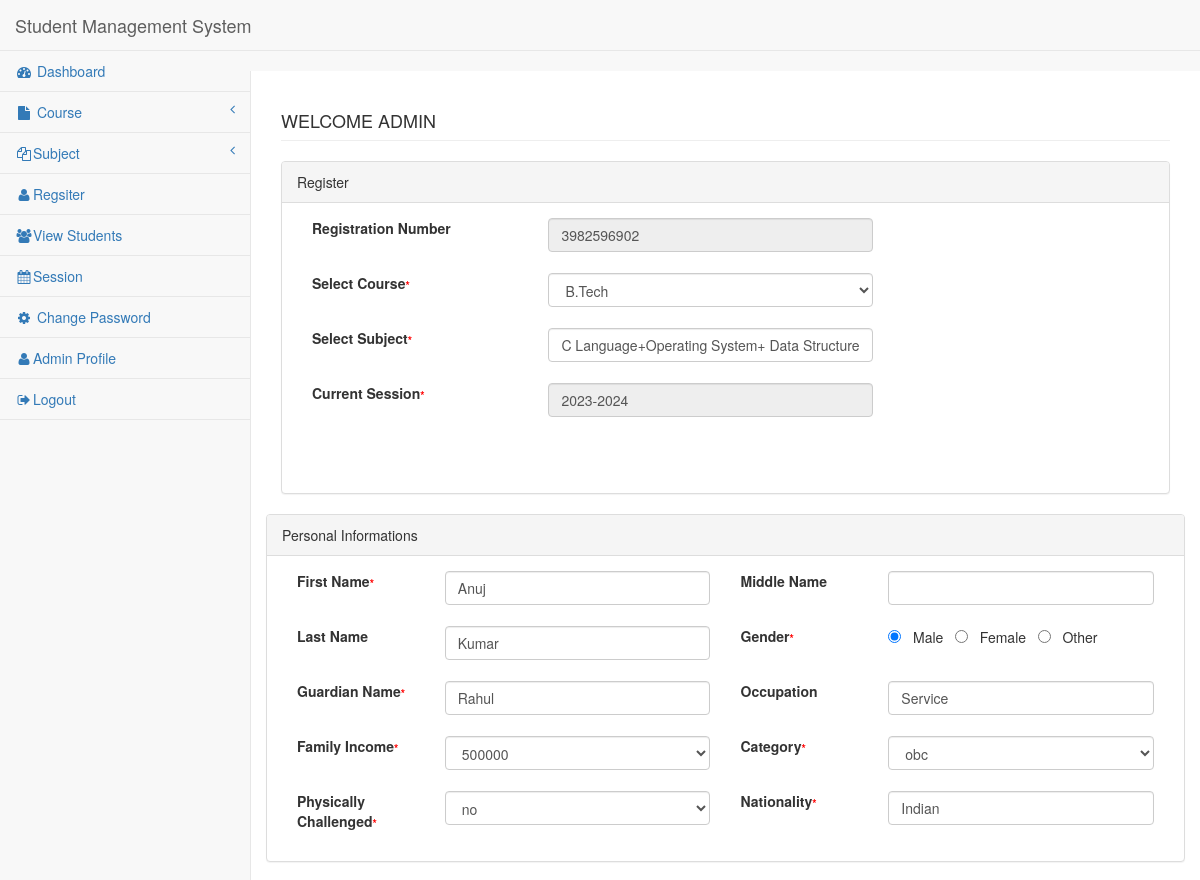
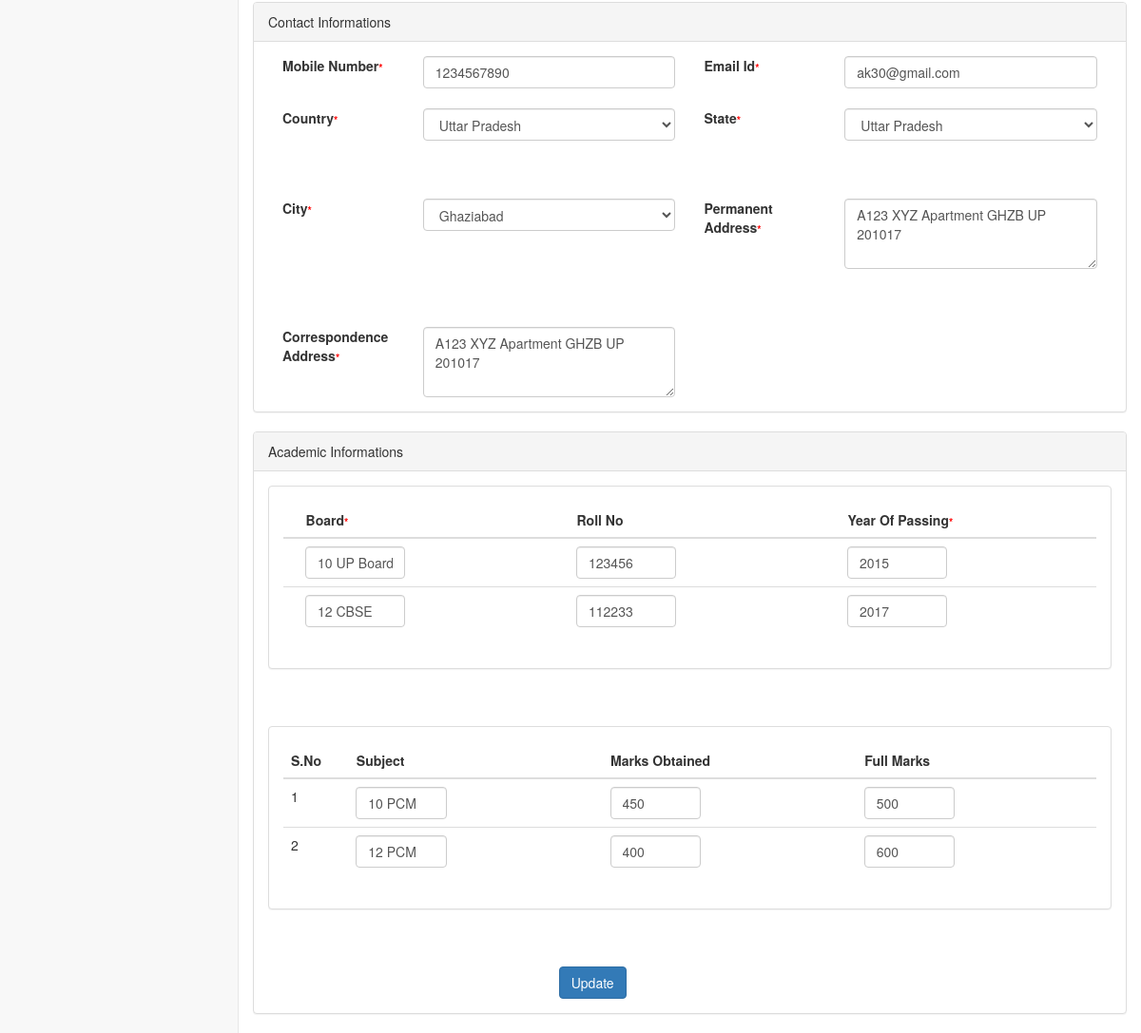
Screenshot of /studentrecordms/edit-student.php?id=1 (signed in) with the database file from the repository (2 pictures, top to bottom).
### tables this page shows
CREATE TABLE `registration` (
  `id` int(11) NOT NULL,
  `course` varchar(250) NOT NULL,
  `subject` varchar(250) NOT NULL,
  `fname` varchar(250) NOT NULL,
  `mname` varchar(250) NOT NULL,
  `lname` varchar(250) NOT NULL,
  `gender` varchar(50) NOT NULL,
  `gname` varchar(250) NOT NULL,
  `ocp` varchar(50) NOT NULL,
  `income` varchar(250) NOT NULL,
  `category` varchar(250) NOT NULL,
  `pchal` varchar(250) NOT NULL,
  `nationality` varchar(250) NOT NULL,
  `mobno` varchar(50) NOT NULL,
  `emailid` varchar(250) NOT NULL,
  `country` varchar(50) NOT NULL,
  `state` varchar(50) NOT NULL,
  `dist` varchar(50) NOT NULL,
  `padd` text NOT NULL,
  `cadd` text NOT NULL,
  `board` varchar(50) NOT NULL,
  `roll` varchar(50) NOT NULL,
  `pyear` varchar(50) NOT NULL,
  `sub` varchar(250) NOT NULL,
  `marks` bigint(100) NOT NULL,
  `fmarks` bigint(100) NOT NULL,
  `board1` varchar(250) NOT NULL,
  `roll1` varchar(250) NOT NULL,
  `yop1` varchar(250) NOT NULL,
  `sub1` varchar(250) NOT NULL,
  `session` varchar(250) NOT NULL,
  `marks1` varchar(50) NOT NULL,
  `fmarks1` varchar(50) NOT NULL,
  `regno` varchar(250) NOT NULL,
  `regdate` timestamp NOT NULL DEFAULT current_timestamp()
);

CREATE TABLE `tbl_course` (
  `cid` int(11) NOT NULL,
  `cshort` varchar(250) DEFAULT NULL,
  `cfull` varchar(250) DEFAULT NULL,
  `cdate` varchar(50) DEFAULT NULL,
  `update_date` varchar(200) DEFAULT NULL
);

CREATE TABLE `states` (
  `id` int(11) NOT NULL,
  `name` varchar(30) NOT NULL,
  `country_id` int(11) NOT NULL DEFAULT 1
);

### studentrecordms/edit-student.php (the view, shortened to what this page needs)
<?php session_start();
include('includes/dbconnection.php');
if (strlen($_SESSION['aid']==0)) {
  header('location:logout.php');
  } else{
?>
<!DOCTYPE html>
<html lang="en">
<head>
<link href="bower_components/bootstrap/dist/css/bootstrap.min.css"
	rel="stylesheet">
<link href="bower_components/metisMenu/dist/metisMenu.min.css"
	rel="stylesheet">
<link href="dist/css/sb-admin-2.css" rel="stylesheet">
<link href="bower_components/font-awesome/css/font-awesome.min.css"
	rel="stylesheet" type="text/css">
</head>
<body>
<form method="post" >
	<div id="wrapper">
    <?php include('leftbar.php')?>;
		<div id="page-wrapper">
			<div class="row">
				<div class="col-lg-12">
					<h4 class="page-header"> <?php echo strtoupper("welcome"." ".htmlentities($_SESSION['login']));?></h4>
				</div>
			</div>
<?php
$sid=intval($_GET['id']);
$query=mysqli_query($con,"SELECT *,states.name as sname,states.id as sid FROM registration
join tbl_course on tbl_course.cid=registration.course left join countries on countries.id=registration.country
LEFT join states on states.id=registration.state where registration.id='$sid'");
while ($res=mysqli_fetch_array($query)) {
?>
			<div class="row">
			<div class="col-lg-12">
			<div class="panel panel-default">
			<div class="panel-heading">Register</div>
			<div class="panel-body">
			<div class="row">
			<div class="col-lg-10">
		<div class="form-group">
		<div class="col-lg-4">
		<label>Registration Number</label>
		</div>
		<div class="col-lg-6">
 <input class="form-control" name="regno"  id="regno"  value="<?php echo $res['regno'];?>" readonly>
	</div>
	 </div>
<br><br>
			<div class="form-group">
		    <div class="col-lg-4">
			<label>Select Course<span id="" style="font-size:11px;color:red">*</span>	</label>
			</div>
			<div class="col-lg-6">
<select class="form-control" name="course-short" id="cshort"  onchange="showSub(this.value)" required="required" >
<option VALUE="<?php echo $cid=$res['cid']?>"><?php echo $res['cshort'];?></option>
</select>
										</div>
										</div>
								<br><br>
		<div class="form-group">
		<div class="col-lg-4">
		<label>Select Subject<span id="" style="font-size:11px;color:red">*</span></label>
		</div>
		<div class="col-lg-6">
 <input class="form-control" name="c-full"  id="c-full"  value="<?php echo $res['subject'];?>">
	</div>
	 </div>
	 <br><br>
			<div class="form-group">
		<div class="col-lg-4">
		<label>Current  Session<span id="" style="font-size:11px;color:red">*</span></label>
		</div>
		<div class="col-lg-6">
	   <input class="form-control" name="session" value="<?php echo htmlentities($res['session']);?>" readonly>
	 </div>
	 <br><br>
	</div>
	<br><br>
				</div>
					</div>
							</div>
						</div>
					</div>
			<div class="row">
			<div class="col-lg-12">
			<div class="panel panel-default">
			<div class="panel-heading">Personal Informations</div>
			<div class="panel-body">
			<div class="row">
			<div class="col-lg-12">
			<div class="form-group">
		    <div class="col-lg-2">
			<label>First Name<span id="" style="font-size:11px;color:red">*</span>	</label>
			</div>
			<div class="col-lg-4">
			<input class="form-control" name="fname" value="<?php echo htmlentities($res['fname']);?>"required="required">
			</div>
			 <div class="col-lg-2">
			<label>Middle Name</label>
			</div>
			<div class="col-lg-4">
			<input class="form-control" name="mname" value="<?php echo htmlentities($res['mname']);?>">
			</div>
			</div>
			<br><br>
		<div class="form-group">
		    <div class="col-lg-2">
			<label>Last Name</label>
			</div>
			<div class="col-lg-4">
			<input class="form-control" name="lname" value="<?php echo htmlentities($res['lname']);?>">
			</div>
			 <div class="col-lg-2">
			<label>Gender<span id="" style="font-size:11px;color:red">*</span></label>
			</div>
			<div class="col-lg-4">
			<?php
			if (strcasecmp($res['gender'],"Male")==0){?>
		 <input type="radio" name="gender" id="male" value="Male" required="required" checked> &nbsp; Male &nbsp;
		 <?php }else{ ?>
		 <input type="radio" name="gender" id="male" value="Male" required="required"> &nbsp; Male &nbsp;
		 <?php }?>
		 <?php
			if (strcasecmp($res['gender'],"female")==0){?>
		 <input type="radio" name="gender" id="female" value="female" checked> &nbsp; Female &nbsp;
		 <?php } else{?>
		 <input type="radio" name="gender" id="female" value="female"> &nbsp; Female &nbsp;
		 <?php }?>
		 <?php
			if (strcasecmp($res['gender'],"other")==0){?>
		 <input type="radio" name="gender" id="other" value="other" checked> &nbsp; Other &nbsp;
		 <?php } else{?>
		 <input type="radio" name="gender" id="other" value="other"> &nbsp; Other &nbsp;
		 <?php }?>
			</div>
			</div>
	<br><br>
		     <div class="form-group">
			 <div class="col-lg-2">
			<label>Guardian Name<span id="" style="font-size:11px;color:red">*</span>	</label>
			</div>
			<div class="col-lg-4">
			<input class="form-control" name="gname" required="required"
			value="<?php echo htmlentities($res['gname']);?>">
			</div>
			 <div class="col-lg-2">
			<label>Occupation</label>
			</div>
			<div class="col-lg-4">
			<input class="form-control" name="ocp" id="ocp" value="<?php echo htmlentities($res['ocp']);?>">
			</div>
			</div>
			<br><br>
		     <div class="form-group">
			 <div class="col-lg-2">
			<label>Family Income<span id="" style="font-size:11px;color:red">*</span></label>
			</div>
			<div class="col-lg-4">
			<select class="form-control" name="income"  id="income"required="required" >
        <option value="<?php echo htmlentities($res['income']);?>"><?php echo htmlentities($res['income']);?></option>
       </select>
			</div>
			 <div class="col-lg-2">
			<label>Category<span id="" style="font-size:11px;color:red">*</span></label>
			</div>
			<div class="col-lg-4">
			<select class="form-control" name="category"  id="category" required="required" >
        <option value="<?php echo htmlentities($res['category']);?>"><?php echo htmlentities($res['category']);?></option>
       </select>
			</div>
			</div>
			<br><br>
		     <div class="form-group">
			 <div class="col-lg-2">
			<label>Physically Challenged<span id="" style="font-size:11px;color:red">*</span></label>
			</div>
			<div class="col-lg-4">
			<select class="form-control" name="ph"  id="ph"required="required" >
        <option VALUE="<?php echo htmlentities($res['pchal']);?>"><?php echo htmlentities($res['pchal']);?></option>
       </select>
			</div>
			 <div class="col-lg-2">
			<label>Nationality<span id="" style="font-size:11px;color:red">*</span></label>
			</div>
			<div class="col-lg-4">
			<input class="form-control" name="nation" id="nation" required="required"
			value="<?php echo htmlentities($res['nationality']);?>">
			</div>
			</div>
			<br><br>
			</div>
			<br><br>
		</div>
      	</div>
		</div>
		<div class="row">
			<div class="col-lg-12">
			<div class="panel panel-default">
			<div class="panel-heading">Contact Informations</div>
			<div class="panel-body">
			<div class="row">
			<div class="col-lg-12">
			<div class="form-group">
		    <div class="col-lg-2">
			<label>Mobile Number<span id="" style="font-size:11px;color:red">*</span>	</label>
			</div>
			<div class="col-lg-4">
			<input class="form-control" type="number" name="mobno" required="required" maxlength="10"
			   value="<?php echo htmlentities($res['mobno']);?>">
			</div>
			 <div class="col-lg-2">
			<label>Email Id<span id="" style="font-size:11px;color:red">*</span></label>
			</div>
			<div class="col-lg-4">
			<input class="form-control"  type="email" name="email" required="required"
			value="<?php echo htmlentities($res['emailid']);?>">
			</div>
			</div>
			<br><br>
		<div class="form-group">
		    <div class="col-lg-2">
			<label>Country<span id="" style="font-size:11px;color:red">*</span></label>
			</div>
			<div class="col-lg-4">
			<select class="form-control" name="country" id="country" onchange="showState(this.value)"
			required="required"  value="<?php echo htmlentities($res['country']);?>">
 <option VALUE="<?php echo htmlentities($res['country']);?>"><?php echo htmlentities($res['name'])?></option>
				<?php $ret=mysqli_query($con,"SELECT * FROM countries");
				while($res3=mysqli_fetch_array($ret)){
				?>
   <option VALUE="<?php echo htmlentities($res3['id']);?>"><?php echo htmlentities($res3['name'])?></option>
                    <?php }?>   </select>
			</div>
			 <div class="col-lg-2">
			<label>State<span id="" style="font-size:11px;color:red">*</span></label>
			</div>
			<div class="col-lg-4">
 <select name="state" id="state"  class="form-control" onchange="showDist(this.value)" required="required">
    <option VALUE="<?php echo htmlentities($res['sid']);?>"><?php echo htmlentities($res['sname'])?></option>
        </select>
			</div>
			</div>
	<br><br><br><br>
		     <div class="form-group">
			 <div class="col-lg-2">
			<label>City<span id="" style="font-size:11px;color:red">*</span>	</label>
			</div>
			<div class="col-lg-4">
           <select name="city" id="dist"  class="form-control" onchange="showDist(this.value)" >
     <option VALUE="<?php echo htmlentities($res['dist']);?>"><?php echo htmlentities($res['dist'])?></option>
		</select>
			</div>
			 <div class="col-lg-2">
			<label>Permanent Address<span id="" style="font-size:11px;color:red">*</span></label>
			</div>
			<div class="col-lg-4">
			<textarea class="form-control" rows="3" name="padd"><?php echo htmlentities($res['padd']);?></textarea>
			</div>
			</div>
			<br><br><br><br>
			<br><br>
		     <div class="form-group">
			 <div class="col-lg-2">
			<label>Correspondence Address<span id="" style="font-size:11px;color:red">*</span>
			</label>
			</div>
			<div class="col-lg-4">
      <textarea class="form-control" rows="3" name="cadd"><?php echo htmlentities($res['cadd']);?></textarea>
			</div>
			 <div class="col-lg-2">
			</div>
			<div class="col-lg-4">
			</div>
			</div>
			<br><br>
			</div>
			<br><br>
		</div>
      	</div>
		</div>
        <div class="row">
			<div class="col-lg-12">
			<div class="panel panel-default">
			<div class="panel-heading">Academic Informations</div>
			<div class="panel-body">
			<div class="row">
			<div class="col-lg-12">
			<div class="form-group">
		    <div class="panel panel-default">
                        <div class="panel-body">
                            <div class="table-responsive">
                                <table class="table">
                                    <thead>
                                        <tr>
                                         <div class="col-lg-6">
			<th>&nbsp;&nbsp;&nbsp;&nbsp;Board<span id="" style="font-size:11px;color:red">*</span>	</label></th>
			</div>
            <div class="col-lg-6">
			<th>&nbsp;&nbsp;&nbsp;&nbsp;Roll No</th>
			</div>
              <div class="col-lg-6">
			 <th>&nbsp;&nbsp;&nbsp;&nbsp;Year Of Passing<span id="" style="font-size:11px;color:red">*</span></th>
			</div>
            </tr>
                                    </thead>
                                    <tbody>
                                        <tr>
                  <td><div class="col-lg-6">
				  <input class="form-control" type="text" name="board1" value="<?php echo htmlentities($res['board']);?>">
				  </div></td>
                  <td><div class="col-lg-6">
			<input class="form-control" type="text" name="roll1" value="<?php echo htmlentities($res['roll']);?>">
			</div></td>
            <td><div class="col-lg-6">
			<input class="form-control"  type="text" name="pyear1" value="<?php echo htmlentities($res['pyear']);?>">
			</div></td>
                  </tr>
              <tr>
                  <td><div class="col-lg-6">
				  <input class="form-control" type="text" name="board2" value="<?php echo htmlentities($res['board1']);?>">
				  </div></td>
                  <td><div class="col-lg-6">
			<input class="form-control" type="text" name="roll2" value="<?php echo htmlentities($res['roll1']);?>">
			</div></td>
            <td><div class="col-lg-6">
			<input class="form-control"  type="text" name="pyear2" value="<?php echo htmlentities($res['yop1']);?>">
			</div></td>
                  </tr>
                                    </tbody>
                                </table>
                            </div>
                    </div>
                </div>
			</div>
			<br><br>
		  </div>
			<br><br>
			<br><br>
			<div class="col-lg-12">
			<div class="form-group">
		    <div class="panel panel-default">
                        <div class="panel-body">
                            <div class="table-responsive">
                                <table class="table">
                                    <thead>
                                        <tr>
                                         <div class="col-lg-6">
			<th>S.No</th>
			</div>
            <div class="col-lg-6">
			<th>&nbsp;&nbsp;&nbsp;&nbsp;Subject</th>
			</div>
              <div class="col-lg-6">
			 <th>&nbsp;&nbsp;&nbsp;&nbsp;Marks Obtained</th>
			</div>
             <div class="col-lg-6">
			   <th>&nbsp;&nbsp;&nbsp;&nbsp;Full Marks</th>
			</div>
                                        </tr>
                                    </thead>
                                    <tbody>
                                        <tr>
                  <td>1</td>
                  <td><div class="col-lg-6">
			<input class="form-control"  type="text" name="sub1" value="<?php echo htmlentities($res['sub']);?>">
			</div></td>
                  <td><div class="col-lg-6">
			<input class="form-control"  type="text" name="marks1" value="<?php echo htmlentities($res['marks']);?>">
			</div></td>
			                  <td><div class="col-lg-6">
			<input class="form-control"  type="text" name="fmarks1" value="<?php echo htmlentities($res['fmarks']);?>">
			</div></td>
                  </tr>
	         <tr>
                  <td>2</td>
                  <td><div class="col-lg-6">
			<input class="form-control"  type="text" name="sub2" value="<?php echo htmlentities($res['sub1']);?>">
			</div></td>
                  <td><div class="col-lg-6">
			<input class="form-control"  type="text" name="marks2" value="<?php echo htmlentities($res['marks1']);?>">
			</div></td>
			                  <td><div class="col-lg-6">
			<input class="form-control"  type="text" name="fmarks2" value="<?php echo htmlentities($res['fmarks1']);?>">
			</div></td>
                  </tr>
                                    </tbody>
                                </table>
                            </div>
<?php } ?>
                    </div>
                </div>
			</div>
		  </div>
			<br>
	<div class="form-group">
	<div class="col-lg-4">
	</div>
	<div class="col-lg-6"><br><br>
	<input type="submit" class="btn btn-primary" name="submit" value="Update"></button>
	</div>
	</div>
	</div>
	</div>
				</div>
			</div>
		</div>
	</div>
</form>
</body>
</html>
<?php } ?>

### rows the page displays
registration: regno "3982596902", course-short "B.Tech", c-full "C Language+Operating System+ Data Structure", session "2023-2024", fname "Anuj", lname "Kumar", gname "Rahul", ocp "Service", income "500000", category "obc", ph "no", nation "Indian", mobno "1234567890", email "ak30@gmail.com", country "Uttar Pradesh", state "Uttar Pradesh", city "Ghaziabad", padd "A123 XYZ Apartment GHZB UP 201017", cadd "A123 XYZ Apartment GHZB UP 201017", board1 "10 UP Board", roll1 "123456", pyear1 "2015", board2 "12 CBSE", roll2 "112233", pyear2 "2017", sub1 "10 PCM", marks1 "450", fmarks1 "500", sub2 "12 PCM", marks2 "400", fmarks2 "600"
